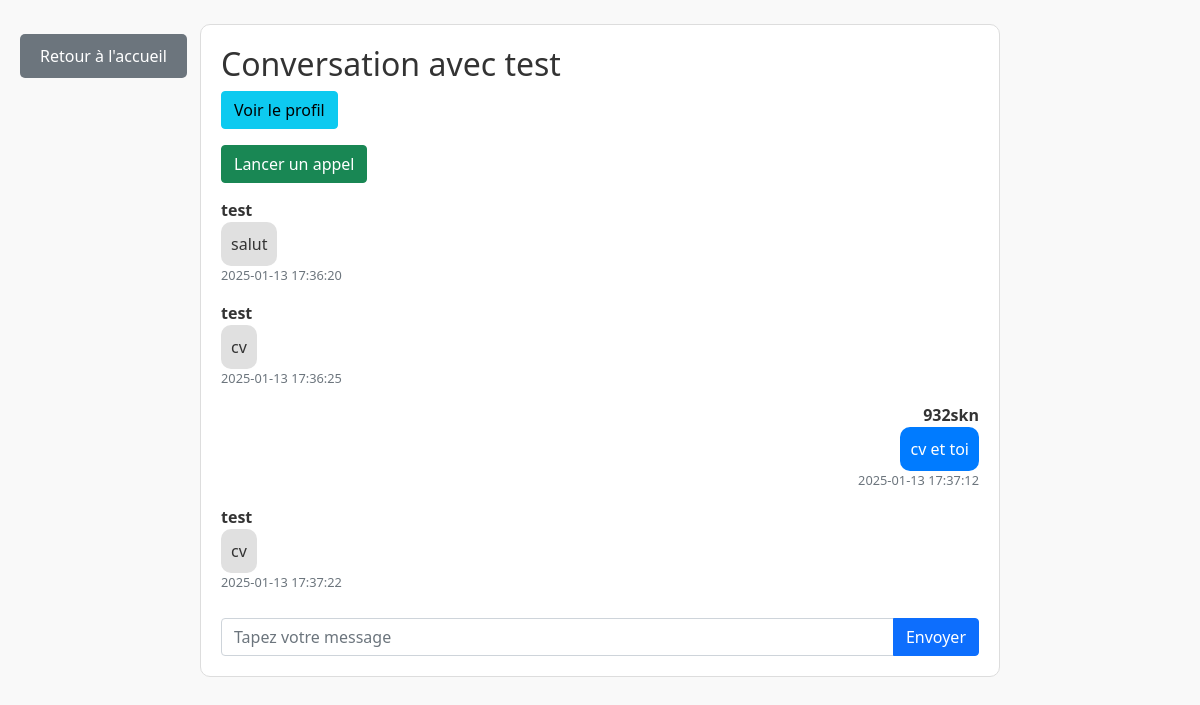
The app's page /conversation/4 (signed in) with its own data.
### models.py (models this page shows)
class User(UserMixin, db.Model):
    id = db.Column(db.Integer, primary_key=True)
    username = db.Column(db.String(150), unique=True, nullable=False)
    email = db.Column(db.String(150), unique=True, nullable=False)  # Nouveau champ
    phone_number = db.Column(db.String(20), unique=True, nullable=False)  # Nouveau champ
    password = db.Column(db.String(150), nullable=False)
    profile_picture = db.Column(db.String(200))
    bio = db.Column(db.Text)
    is_active = db.Column(db.Boolean, default=True)

class Message(db.Model):
    id = db.Column(db.Integer, primary_key=True)
    conversation_id = db.Column(db.Integer, db.ForeignKey('conversation.id'), nullable=True)  # Message privé
    group_id = db.Column(db.Integer, db.ForeignKey('group.id'), nullable=True)  # Message de groupe
    sender_id = db.Column(db.Integer, db.ForeignKey('user.id'), nullable=False)
    content = db.Column(db.String(500), nullable=False)
    is_read = db.Column(db.Boolean, default=False)
    timestamp = db.Column(db.DateTime, default=db.func.current_timestamp())
    sender = db.relationship('User', foreign_keys=[sender_id])
    conversation = db.relationship('Conversation', foreign_keys=[conversation_id])
    group = db.relationship('Group', foreign_keys=[group_id])

### app.py (the view, shortened to what this page needs)
@app.route('/conversation/<int:conversation_id>', methods=['GET', 'POST'])
@login_required
def conversation(conversation_id):
    conversation = db.session.get(Conversation, conversation_id)
    if not conversation:
        return "Erreur : Cette conversation n'existe pas.", 404
    if not (conversation.user_1_id == current_user.id or conversation.user_2_id == current_user.id):
        return "Erreur : Vous n'avez pas accès à cette conversation.", 403
    unread_messages = Message.query.filter_by(conversation_id=conversation.id, is_read=False).all()
    for msg in unread_messages:
        if msg.sender_id != current_user.id:
            msg.is_read = True
    db.session.commit()
    messages = Message.query.filter_by(conversation_id=conversation.id).order_by(Message.timestamp).all()
    unread_count = Message.query.filter_by(conversation_id=conversation.id, is_read=False).count()
    return render_template(
        'conversation.html',
        conversation=conversation,
        messages=messages,
        unread_count=unread_count,  # Passez le nombre de messages non lus à la page
        current_user=current_user  # Passer explicitement current_user
    )

### app.py (called while the page is built)
@login_manager.user_loader
def load_user(user_id):
    return db.session.get(User, int(user_id))  # Correctif pour éviter LegacyAPIWarning

@app.context_processor
def inject_profile_picture():
    def get_profile_picture(user):
        if user.profile_picture and os.path.exists(user.profile_picture):
            return url_for('static', filename=f"photos_profil/{os.path.basename(user.profile_picture)}")
        return url_for('static', filename='icone-profil-avatar-par-defaut-image-utilisateur-medias-sociaux-icone-avatar-gris-silhouette-profil-vierge-illustration-vectorielle_561158-3467.avif')
    return dict(get_profile_picture=get_profile_picture)

### templates/conversation.html (shortened to what this page needs)
<!DOCTYPE html>
<html lang="fr">
<head>
    <link href="https://cdn.jsdelivr.net/npm/bootstrap@5.1.3/dist/css/bootstrap.min.css" rel="stylesheet">
    <link rel="stylesheet" href="https://cdnjs.cloudflare.com/ajax/libs/font-awesome/5.15.4/css/all.min.css">
</head>
<body>
    <div class="container mt-4" style="position: relative;">
        <a href="{{ url_for('index') }}" class="btn btn-secondary btn-back">Retour à l'accueil</a>
        <div class="chat-container">
            <h2>
                {% if conversation.user_2.is_active == False or conversation.user_1.is_active == False %}
                    <span>Utilisateur désactivé</span>
                {% else %}
                    Conversation avec {{ conversation.user_2.username if conversation.user_1.id == current_user.id else conversation.user_1.username }}
                {% endif %}
            </h2>
            {% if conversation.user_2.is_active and conversation.user_1.is_active %}
                <a href="{{ url_for('view_profile', user_id=(conversation.user_2.id if conversation.user_1.id == current_user.id else conversation.user_1.id)) }}" class="btn btn-info mb-3">
                    Voir le profil
                </a>
                <div class="call-controls" style="margin-bottom: 15px;">
                    <a href="{{ url_for('call_user', user_id=(conversation.user_2.id if conversation.user_1.id == current_user.id else conversation.user_1.id)) }}" class="btn btn-success">
                        Lancer un appel
                    </a>
                </div>
            {% endif %}
            <div class="message-list" id="messageList">
                {% for message in messages %}
                    <div class="message {{ 'sent' if message.sender.id == current_user.id else 'received' }}">
                        <div class="username">{{ message.sender.username if message.sender.is_active else 'Utilisateur désactivé' }}</div>
                        <div class="content">{{ message.content }}</div>
                        <div class="timestamp text-muted" style="font-size: 0.8em;">{{ message.timestamp }}</div>
                    </div>
                {% endfor %}
            </div>
            {% if conversation.user_2.is_active and conversation.user_1.is_active %}
                <form id="messageForm" class="input-group">
                    <input type="text" id="messageInput" name="content" class="form-control" placeholder="Tapez votre message" required>
                    <button type="submit" class="btn btn-primary">Envoyer</button>
                </form>
            {% else %}
                <p class="text-danger">Vous ne pouvez pas envoyer de messages à un utilisateur désactivé.</p>
            {% endif %}
        </div>
    </div>
</body>
</html>

### templates/conversation.html (style rules this page uses)
body { font-family: 'Segoe UI', Tahoma, Geneva, Verdana, sans-serif; background-color: #f9f9f9; margin: 0; padding: 0; color: #333; transition: background-color 0.3s ease, color 0.3s ease; }
.chat-container { margin: auto; max-width: 800px; border: 1px solid #ddd; border-radius: 10px; padding: 20px; background-color: #fff; transition: background-color 0.3s ease; }
.message-list { max-height: 400px; overflow-y: scroll; margin-bottom: 20px; }
.message { margin-bottom: 15px; }
.message.sent { text-align: right; }
.message.received { text-align: left; }
.message .username { font-weight: bold; }
.message .content { display: inline-block; padding: 10px; border-radius: 10px; background-color: #e0e0e0; transition: background-color 0.3s ease; }
.message.sent .content { background-color: #007bff; color: white; }
.message.received .content { background-color: #e0e0e0; }
.btn-back { position: absolute; top: 10px; left: -10px; padding: 10px 20px; background-color: #6c757d; color: white; border: none; border-radius: 5px; text-decoration: none; }

### records on screen
User: user_2 "test"
Message: sender "test", content "salut", timestamp "2025-01-13 17:36:20"
Message: sender "test", content "cv", timestamp "2025-01-13 17:36:25"
Message: sender "932skn", content "cv et toi", timestamp "2025-01-13 17:37:12"
Message: sender "test", content "cv", timestamp "2025-01-13 17:37:22"
